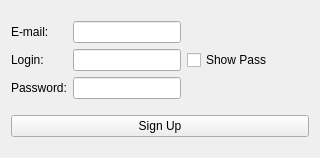
<?xml version="1.0" encoding="UTF-8"?>
<ui version="4.0">
 <class>Form</class>
 <widget class="QWidget" name="Form">
  <property name="geometry">
   <rect>
    <x>0</x>
    <y>0</y>
    <width>320</width>
    <height>158</height>
   </rect>
  </property>
  <property name="windowTitle">
   <string>Form</string>
  </property>
  <layout class="QGridLayout" name="gridLayout_2">
   <item row="0" column="1">
    <widget class="QCheckBox" name="checkBox">
     <property name="text">
      <string>Show Pass</string>
     </property>
    </widget>
   </item>
   <item row="0" column="0">
    <layout class="QGridLayout" name="gridLayout">
     <item row="0" column="1">
      <widget class="QLineEdit" name="lineEditMail">
       <property name="sizePolicy">
        <sizepolicy hsizetype="Minimum" vsizetype="Fixed">
         <horstretch>0</horstretch>
         <verstretch>0</verstretch>
        </sizepolicy>
       </property>
      </widget>
     </item>
     <item row="0" column="0">
      <widget class="QLabel" name="label">
       <property name="text">
        <string>E-mail:</string>
       </property>
      </widget>
     </item>
     <item row="1" column="1">
      <widget class="QLineEdit" name="lineEditLogin">
       <property name="sizePolicy">
        <sizepolicy hsizetype="Minimum" vsizetype="Fixed">
         <horstretch>0</horstretch>
         <verstretch>0</verstretch>
        </sizepolicy>
       </property>
      </widget>
     </item>
     <item row="2" column="1">
      <widget class="QLineEdit" name="lineEditPassword">
       <property name="sizePolicy">
        <sizepolicy hsizetype="Minimum" vsizetype="Fixed">
         <horstretch>0</horstretch>
         <verstretch>0</verstretch>
        </sizepolicy>
       </property>
       <property name="placeholderText">
        <string/>
       </property>
       <property name="clearButtonEnabled">
        <bool>false</bool>
       </property>
      </widget>
     </item>
     <item row="2" column="0">
      <widget class="QLabel" name="label_2">
       <property name="text">
        <string>Password:</string>
       </property>
      </widget>
     </item>
     <item row="1" column="0">
      <widget class="QLabel" name="label_3">
       <property name="text">
        <string>Login:</string>
       </property>
      </widget>
     </item>
    </layout>
   </item>
   <item row="2" column="0" colspan="2">
    <widget class="QPushButton" name="pushButtonSign">
     <property name="sizePolicy">
      <sizepolicy hsizetype="Ignored" vsizetype="Fixed">
       <horstretch>0</horstretch>
       <verstretch>0</verstretch>
      </sizepolicy>
     </property>
     <property name="text">
      <string>Sign Up</string>
     </property>
    </widget>
   </item>
  </layout>
 </widget>
 <resources/>
 <connections/>
</ui>
